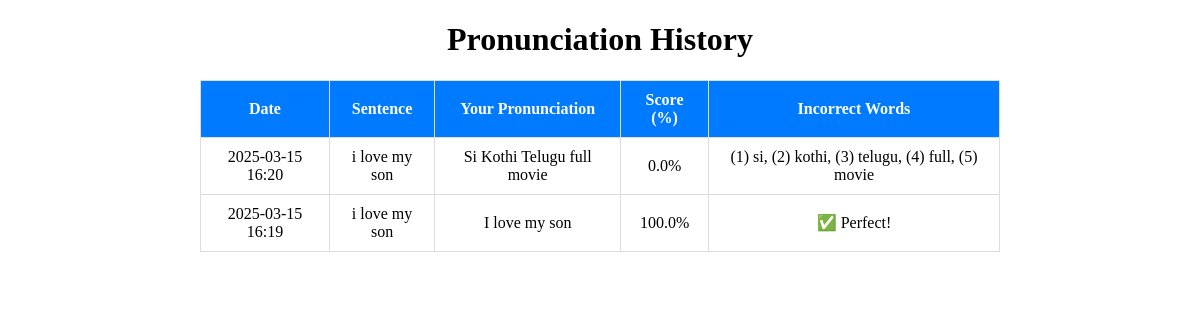
/history (signed in), run on the app's committed database.
### app.py (models this page shows)
class PronunciationHistory(db.Model):
    id = db.Column(db.Integer, primary_key=True)
    user_id = db.Column(db.Integer, db.ForeignKey('user.id'), nullable=False)
    sentence = db.Column(db.Text, nullable=False)
    transcript = db.Column(db.Text, nullable=False)
    similarity_score = db.Column(db.Float, nullable=False)
    incorrect_words = db.Column(db.Text, nullable=True)
    timestamp = db.Column(db.DateTime, default=db.func.current_timestamp())
    user = db.relationship('User', backref=db.backref('history', lazy=True))

### app.py (the view)
@app.route('/history')
@login_required
def history():
    if 'user_id' not in session:
        flash('Please log in to view your history.', 'danger')
        return redirect(url_for('login'))
    user_history = PronunciationHistory.query.filter_by(user_id=session['user_id']).order_by(PronunciationHistory.timestamp.desc()).all()
    return render_template('history.html', history=user_history)

### app.py (called while the page is built)
def login_required(f):
    @wraps(f)
    def decorated_function(*args, **kwargs):
        if 'user_id' not in session:
            if request.endpoint != 'login':  # Prevent infinite redirect
                flash('Please log in to access this page.', 'danger')
                return redirect(url_for('login'))
        return f(*args, **kwargs)
    return decorated_function

### templates/history.html (shortened to what this page needs)
<!DOCTYPE html>
<html lang="en">
<head>
    <link rel="stylesheet" href="{{ url_for('static', filename='history.css') }}">
</head>
<body>
    <div class="container">
        <h1>Pronunciation History</h1>
        <table>
            <thead>
                <tr>
                    <th>Date</th>
                    <th>Sentence</th>
                    <th>Your Pronunciation</th>
                    <th>Score (%)</th>
                    <th>Incorrect Words</th>
                </tr>
            </thead>
            <tbody>
                {% for entry in history %}
                <tr>
                    <td>{{ entry.timestamp.strftime('%Y-%m-%d %H:%M') }}</td>
                    <td>{{ entry.sentence }}</td>
                    <td>{{ entry.transcript }}</td>
                    <td>{{ entry.similarity_score|round(2) }}%</td>
                    <td>{{ entry.incorrect_words if entry.incorrect_words else "✅ Perfect!" }}</td>
                </tr>
                {% endfor %}
            </tbody>
        </table>
    </div>
</body>
</html>

### static/history.css (style rules this page uses)
.container { max-width: 800px; margin: 20px auto; text-align: center; }
table { width: 100%; border-collapse: collapse; margin-top: 20px; }
th, td { border: 1px solid #ddd; padding: 10px; }
th { background-color: #007BFF; color: white; }

### data on the page
PronunciationHistory: timestamp "2025-03-15 16:20", sentence "i love my son", transcript "Si Kothi Telugu full movie", similarity_score "0.0", incorrect_words "(1) si, (2) kothi, (3) telugu, (4) full, (5) movie"
PronunciationHistory: timestamp "2025-03-15 16:19", sentence "i love my son", transcript "I love my son", similarity_score "100.0", incorrect_words "✅ Perfect!"
